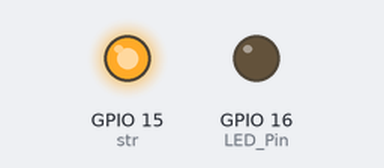
Simulated run of this sketch. Board: ESP8266 (NodeMCU). On the bench: output pins drawn as LEDs (lit = HIGH). WiFi joins after 1.5 s; servers stay silent unless stated; the local clock reads 2024-03-15 10:24:30 at power-on unless the sketch sets it; what the sketch prints to the serial monitor is not drawn.

Above: at 0.1 s.
Timing chart, 0 to 1.6 s (numbered marks = the images above):
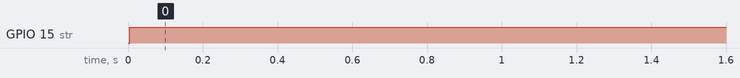

Measured:
- by itself, GPIO 15 (str): LOW → HIGH at 0.00 s

The sketch:

jamWS_2.3_esp12e.ino
```cpp
#include <Wire.h>
#include <ESP8266WiFi.h>
#include <WiFiClient.h>
#include <ESP8266mDNS.h>
#include <WiFiUdp.h>
#include <ArduinoOTA.h>
#include <ESP8266WebServer.h>
#include <RtcDS3231.h>
#include "index.h"

RtcDS3231<TwoWire> Rtc(Wire);

#ifndef APSSID
#define APSSID "Jam Control"
#define APPSK  "12345678"
#endif

//#ifndef STASSID
//#define STASSID "XLGO-75C3";
//#define STAPSK  "46266172";
//#endif

WiFiServer server(80);
String request = "";

const char *ssid = APSSID;
const char *pass = APPSK;

//const char* rssid = STASSID;
//const char* rpassword = STAPSK;

//pin pin yang sebagai output
#define clk 0
#define d   2
#define str 15
int LED_Pin = 16;


double lintang, addltg = 0, bujur, addbjr = 4;


//data untuk 7 segment
byte dataSeg[] = {0x01, 0xB7, 0xc2, 0x12, 0x34, 0x18, 0x08, 0xb3, 0x00, 0x10};

// change these values to match your network

//komponen timer millis
unsigned long count = 1000;
unsigned long curentCount = 0;
long xx = 0;
int jam , menit , mnt;

void setup() {
  Serial.begin(115200);
  Wire.begin(13, 12);
  Rtc.Begin();

//  WiFi.mode(WIFI_STA);
//  WiFi.begin();
//
//  while (WiFi.waitForConnectResult() != WL_CONNECTED) {
//    Serial.println("Connection Failed! Rebooting...");
//    delay(5000);
//    ESP.restart();
//  }

  ArduinoOTA.setPort(8266);
  ArduinoOTA.setHostname("MY Huney");
  ArduinoOTA.onStart([]() {
    String type;
    if (ArduinoOTA.getCommand() == U_FLASH) {
      type = "sketch";
    } else { // U_FS
      type = "filesystem";
    }

    // NOTE: if updating FS this would be the place to unmount FS using FS.end()
    Serial.println("Start updating " + type);
  });
  ArduinoOTA.onEnd([]() {
    Serial.println("\nEnd");
  });
  ArduinoOTA.onProgress([](unsigned int progress, unsigned int total) {
    Serial.printf("Progress: %u%%\r", (progress / (total / 100)));
  });
  ArduinoOTA.onError([](ota_error_t error) {
    Serial.printf("Error[%u]: ", error);
    if (error == OTA_AUTH_ERROR) {
      Serial.println("Auth Failed");
    } else if (error == OTA_BEGIN_ERROR) {
      Serial.println("Begin Failed");
    } else if (error == OTA_CONNECT_ERROR) {
      Serial.println("Connect Failed");
    } else if (error == OTA_RECEIVE_ERROR) {
      Serial.println("Receive Failed");
    } else if (error == OTA_END_ERROR) {
      Serial.println("End Failed");
    }
  });
  ArduinoOTA.begin(); ArduinoOTA.onStart([]() {
    String type;
    if (ArduinoOTA.getCommand() == U_FLASH) {
      type = "sketch";
    } else { // U_FS
      type = "filesystem";
    }

    // NOTE: if updating FS this would be the place to unmount FS using FS.end()
    Serial.println("Start updating " + type);
  });
  ArduinoOTA.onEnd([]() {
    Serial.println("\nEnd");
  });
  ArduinoOTA.onProgress([](unsigned int progress, unsigned int total) {
    Serial.printf("Progress: %u%%\r", (progress / (total / 100)));
  });
  ArduinoOTA.onError([](ota_error_t error) {
    Serial.printf("Error[%u]: ", error);
    if (error == OTA_AUTH_ERROR) {
      Serial.println("Auth Failed");
    } else if (error == OTA_BEGIN_ERROR) {
      Serial.println("Begin Failed");
    } else if (error == OTA_CONNECT_ERROR) {
      Serial.println("Connect Failed");
    } else if (error == OTA_RECEIVE_ERROR) {
      Serial.println("Receive Failed");
    } else if (error == OTA_END_ERROR) {
      Serial.println("End Failed");
    }
  });
  ArduinoOTA.begin();


  WiFi.softAP(ssid, pass);


  IPAddress myIP = WiFi.softAPIP();
  server.begin();

  Rtc.Enable32kHzPin(false);
  Rtc.SetSquareWavePin(DS3231SquareWavePin_ModeClock);
  Rtc.SetSquareWavePinClockFrequency(DS3231SquareWaveClock_1Hz);

  pinMode(LED_Pin, OUTPUT);

  pinMode(clk , OUTPUT);
  pinMode(d   , OUTPUT);
  pinMode(str , OUTPUT);

  Serial.println();
  Serial.println("Serial started at 115200");
  Serial.println("ESP8266_LED_CONTROL_AJAX_03");
  Serial.println();

  Serial.println(myIP);
  Serial.println("Server started");
  dJam();
  mnt = menit - 1;
}

void loop() {
ArduinoOTA.handle();
  dJam();
  while (mnt != menit){
    mnt = menit;
    tampil(jam , menit);
  }
    // Check if a client has connected
    WiFiClient client = server.available();
  // Read the first line of the request
  request = client.readStringUntil('\r');

  if ( request.indexOf("SYNC") > 0 ) {
    client.print( header );
    client.print( "Syncron" );
//    client.clear();
    setting();
    dJam();
    tampil(jam, menit);
  }
  else{
  client.flush();
  client.print( header );
  client.print( html_1 );
  }

} // void loop()

//mengambil data RTC i2c
void dJam() {
  const RtcDateTime now = Rtc.GetDateTime();
  jam = now.Hour();
  menit = now.Minute();
}

// menampilkan data ke 7 segment
void tampil(int jam, int minute ) {
  digitalWrite(str, LOW);
  shiftOut(d, clk, MSBFIRST, dataSeg[minute % 10]);
  shiftOut(d, clk, MSBFIRST, dataSeg[minute / 10]);
  shiftOut(d, clk, MSBFIRST, dataSeg[jam % 10]);
  shiftOut(d, clk, MSBFIRST, dataSeg[jam / 10]);
  digitalWrite(str, HIGH);
}

//seting setiap tombol ditekan
void setting() {
  String bulan = request.substring(9, 12);
  String tgl = request.substring(15, 17);
  String thn = request.substring(20, 24);
  String jams = request.substring(24, 26);
  String mnt = request.substring(27, 29);
  String scn = request.substring(30, 32);

  int blns = bulan.toInt();
  int tgls = tgl.toInt();
  int thns = thn.toInt();

  int jms = jams.toInt();
  int mnts = mnt.toInt();
  int scns = scn.toInt();

  Rtc.SetDateTime(RtcDateTime(thns, blns, tgls, jms, mnts, scns));
}

//timer setiap 1 detik
void timer() {
  unsigned long timeMillis = millis();
  while (timeMillis - curentCount >= count) {
    curentCount = timeMillis;
    xx ++;

  }
}
```

index.h
```cpp
String header = "HTTP/1.1 200 OK\r\nContent-Type: text/html\r\n\r\n";

String html_1 = R"=====(
<!DOCTYPE html>
<html>
 <head>
 <meta name='viewport' content='width=device-width, initial-scale=1.0'/>
 <meta charset='utf-8'>
 <style>
  body {font-size:140%;}
  #main {display: table; margin: auto;  padding: 0 10px 0 10px; }
  h2 {text-align:center; }
  #LED_button { padding:10px 10px 10px 10px; width:100%;  background-color: #50FF50; font-size: 120%;}
  #clock{text-align: center; color: darkslateblue; font-size: 75px; padding: 5px 5px 5px 5px;}
 </style>

<script type="text/javascript">
    function switchLED() {
       var button_text = document.getElementById("LED_button").value;
     if (button_text=="Syncronize"){
       document.getElementById("LED_button").value = "Syncronize";
       ajaxLoad('SYNC');
     }
    }
var ajaxRequest = null;
if (window.XMLHttpRequest)  { ajaxRequest =new XMLHttpRequest(); }
else{ ajaxRequest =new ActiveXObject("Microsoft.XMLHTTP"); }

function ajaxLoad(ajaxURL){
  var times = new Date();
  var HH = times.getHours()+ "";
  var MM = times.getMinutes()+ "";
  var SS = times.getSeconds()+ "";
  var DAY= times.getDay()+ "";
  var DD = times.getDate()+ "";
  var BB = times.getMonth()+ "";
  var YY = times.getFullYear()+ "";

  var bulan = ("Jan Feb Mar Apr May Jun Jul Aug Sep Oct Nov Dec");
  bulan = bulan.split(" ");

  var jam = (HH.length==1?"0"+HH:HH) + ":" + (MM.length==1?"0"+MM:MM) + ":" + (SS.length==1?"0"+SS:SS);
  var tanggal = bulan[BB] + " " + (DD.length==1?"0"+DD:DD) + " " + YY;

  if(!ajaxRequest){ alert("AJAX is not supported."); return;}

  ajaxRequest.open("GET",ajaxURL + tanggal + jam ,true);
  ajaxRequest.onreadystatechange = function(){
    if(ajaxRequest.readyState == 4 && ajaxRequest.status==200) {
      var ajaxResult = ajaxRequest.responseText;
      if( ajaxResult == "Syncron" )   {
        document.getElementById("LED_button").value = "Syncron";}
      document.getElementById("reply").innerHTML = ajaxResult;
    }
  }
  ajaxRequest.send();
}

</script>
<script type="text/javascript">
    function tampilkanwaktu(){         //fungsi ini akan dipanggil di bodyOnLoad dieksekusi tiap 1000ms = 1detik
    var waktu = new Date();            //membuat object date berdasarkan waktu saat
    var sh = waktu.getHours() + "";    //memunculkan nilai jam, //tambahan script + "" supaya variable sh bertipe string sehingga bisa dihitung panjangnya : sh.length    //ambil nilai menit
    var sm = waktu.getMinutes() + "";  //memunculkan nilai detik
    var ss = waktu.getSeconds() + "";  //memunculkan jam:menit:detik dengan menambahkan angka 0 jika angkanya cuma satu digit (0-9)
    document.getElementById("clock").innerHTML = (sh.length==1?"0"+sh:sh) + ":" + (sm.length==1?"0"+sm:sm) + ":" + (ss.length==1?"0"+ss:ss);
    }
/*Menampilkan Waktu*/
</script>
 <title>Jadwal Sholat</title>
</head>

<body onload="tampilkanwaktu();setInterval('tampilkanwaktu()', 100);">
 <div id='main'>
  <h2>Setting Jam</h2>
  <p id="clock"></p>
  <input type="button" id = "LED_button" onclick="switchLED()" value="Syncronize"  />
  <p id = "reply">Reply appears here</p>
 </div>
</body>

</html>

)=====";
```
